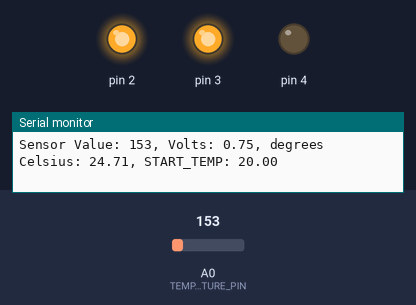
Simulated run of this sketch. Board: Arduino Uno, built with avr-gcc and run on an emulated ATmega328P. Shown: output pins drawn as LEDs (lit = HIGH), the last lines printed to the serial monitor. The inputs (shaded band) are chosen by the test bench; at power-on: A0 (TEMPERATURE_PIN) = 153.

Above: at 1.8 s.
1.9 s: A0 (TEMPERATURE_PIN) set to 172
At 2.8 s:
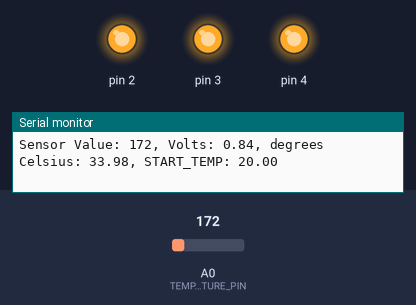
3.5 s: A0 (TEMPERATURE_PIN) set to 133
At 5.1 s:
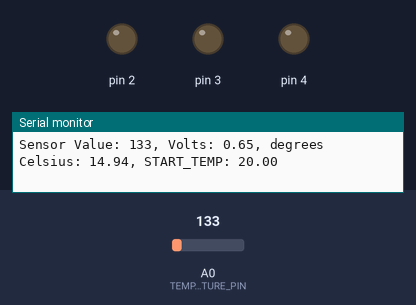
5.5 s: A0 (TEMPERATURE_PIN) set to 165
At 7.2 s:
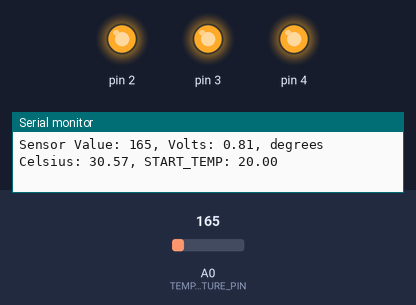
7.5 s: A0 (TEMPERATURE_PIN) set to 114
At 8.5 s:
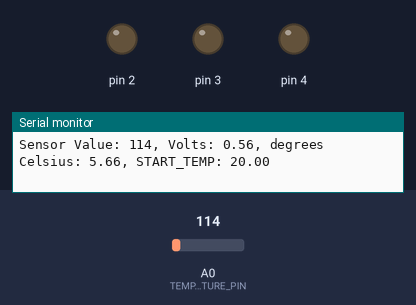
Timing chart, 0 to 10.5 s (numbered marks = the images above; inputs shaded):
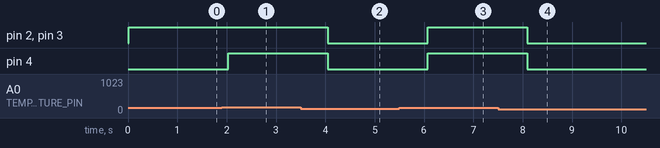

The sketch:

Projekt_12-TempSensor-ovn1.ino
```cpp
/**********************************************************************
* Projekt 12 - TEMPERATUR SENSOR - ovn 1
* Använd fönstret "seriell monitor" för att läsa en temperatursensor.
**********************************************************************/

const int TEMPERATURE_PIN = A0;
const float START_TEMP = 20.0;

void setup()
{
  Serial.begin(9600); // öppna en seriell port

    for(int pinNumber = 2; pinNumber < 5; pinNumber++)
    {
    pinMode(pinNumber, OUTPUT);
    digitalWrite(pinNumber, LOW);
  }
}


void loop(){
  int sensorValue = analogRead(TEMPERATURE_PIN);

    Serial.print("Sensor Value: ");
    Serial.print(sensorValue);

    // omvandlar ADC-avläsningen till spänning
  float voltage = (sensorValue/1024.0) * 5.0;

    // omvandlar spänningen till temperatur i grader
  float degreesCelsius = (voltage - .5) * 100;

    Serial.print(", Volts: ");
  Serial.print(voltage);

    Serial.print(", degrees Celsius: ");
  Serial.print(degreesCelsius);

    Serial.print(", START_TEMP: ");
  Serial.println(START_TEMP);

    if(degreesCelsius < START_TEMP)
    {
    digitalWrite(2, LOW);
    digitalWrite(3, LOW);
    digitalWrite(4, LOW);
    }
    else if( degreesCelsius >= START_TEMP + 2 &&
              degreesCelsius <  START_TEMP + 4)
    {
        digitalWrite(2, HIGH);
        digitalWrite(3, LOW);
        digitalWrite(4, LOW);
    }
    else if( degreesCelsius >= START_TEMP + 4 &&
        degreesCelsius <  START_TEMP + 6)
    {
    digitalWrite(2, HIGH);
    digitalWrite(3, HIGH);
    digitalWrite(4, LOW);
    }
    else if(degreesCelsius >= START_TEMP + 6)
    {
    digitalWrite(2, HIGH);
    digitalWrite(3, HIGH);
    digitalWrite(4, HIGH);
    }

  delay(1000);
}
```

Measured:
- the behaviour switches between 155 and 156 on A0 (TEMPERATURE_PIN) (found by bisection; images 0 and 1)
- after the input at 1.9 s, pin 4: LOW → HIGH after 0.13 s
- after the input at 3.5 s, pin 2–4: HIGH → LOW after 0.55 s
- after the input at 5.5 s, pin 2–4: LOW → HIGH after 0.57 s
- after the input at 7.5 s, pin 2–4: HIGH → LOW after 0.59 s
